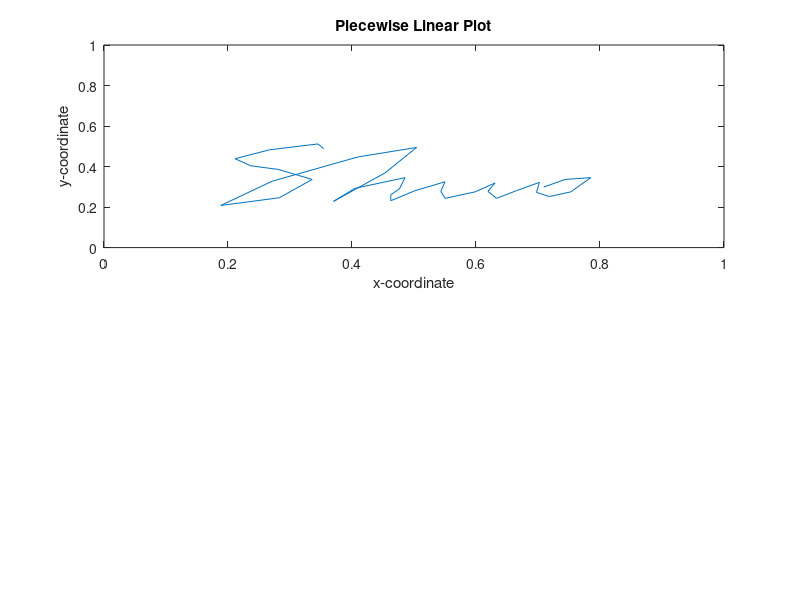

The MATLAB source for this figure: (Note: this script raises an error after producing the figure.)
% (b)
load shuo.mat

x = cell2mat(x(:));
y = cell2mat(y(:));

figure(1);
subplot(2,1,1);
plot(x,y,'-');
title('Piecewise Linear Plot');
axis(v);
xlabel('x-coordinate');
ylabel('y-coordinate');


N = length(x);
t =  zeros(N,1);

for i=2:length(x)
  t(i)= t(i-1) + sqrt((x(i)-x(i-1)).^2 + (y(i)-y(i-1)).^2);
end

[xa,xb,xc,xd] = mySpline(t, x);
[ya,yb,yc,yd] = mySpline(t, y);

fac=100;
tref = zeros(1, fac*(N-1) + 1);
for k = 1:N-1
 i = fac*(k-1)+1;
 dt = t(k+1)-t(k);
 for l = 0:fac-1
  tref(i+l) = t(k) + l*dt/fac;
 end
end
tref(fac*(N-1)+1) = t(N);

xx = pwCEval(xa, xb, xc, xd, t, tref); 
yy = pwCEval(ya, yb, yc, yd, t, tref);


subplot(2,1,2);
plot(xx,yy);
title('Cubic Spline Interpolation');
axis(v);
xlabel('x-coordinate');
ylabel('y-coordinate');


% (a)
function [a,b,c,d] = mySpline(t,x)
    n = length(x);
    T = zeros(n);
    s = zeros(n,1);
    r = zeros(n,1);
    
    a = zeros(n-1,1);
    b = zeros(n-1,1);
    c = zeros(n-1,1);
    d = zeros(n-1,1);
    
    dx = zeros(n-1,1);
    for i = 1:n-1
        dx(i) = t(i+1) - t(i);
    end
    
    y_ = zeros(n-1,1);
    for j = 1:n-1
        y_(j) = (x(j+1) - x(j))/dx(j);
    end
    
    T(1,1) = dx(2)^2;
    T(1,2) = dx(2)^2-dx(1)^2;
    T(1,3) = -dx(1)^2;
    T(n,n-2) = (dx(n-1))^2;
    T(n,n-1) = dx(n-1)^2 + dx(n-2)^2;
    T(n,n) = -dx(n-2)^2;
    
    r(1) = 2*(dx(2)).^2*y_(1)-2*(dx(1)).^2*y_(2);
    r(n) = 2*(dx(n-1)).^2*y_(n-2)-2*(dx(n-1)).^2*y_(n-2);
    
    for k=2:n-1
        T(k,k-1) = dx(k);
        T(k,k) = 2*(dx(k)+dx(k-1));
        T(k,k+1) = dx(k-1);
    end
    
    for l=2:n-1
        r(l) = 3*(dx(l)*y_(l-1)+dx(l-1)*y_(l));
    end
    
    s = T\r;
    
    for m=1:n-1
        a(m) = x(m);
        b(m) = s(m);
        c(m) = (3*y_(m)-2*s(m)-s(m+1))/dx(m);
        d(m) = (s(m+1)+s(m)-2*y_(m))/((dx(m))^2);
    end
end
